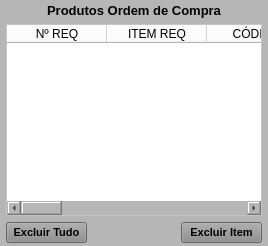
     <widget class="QWidget" name="widget_Cor3" native="true">
      <property name="minimumSize">
       <size>
        <width>0</width>
        <height>0</height>
       </size>
      </property>
      <property name="font">
       <font>
        <pointsize>8</pointsize>
       </font>
      </property>
      <property name="styleSheet">
       <string notr="true">background-color: rgb(182, 182, 182);</string>
      </property>
      <layout class="QVBoxLayout" name="verticalLayout_6" stretch="0,0,0">
       <property name="spacing">
        <number>6</number>
       </property>
       <property name="leftMargin">
        <number>6</number>
       </property>
       <property name="topMargin">
        <number>3</number>
       </property>
       <property name="rightMargin">
        <number>6</number>
       </property>
       <property name="bottomMargin">
        <number>3</number>
       </property>
       <item>
        <widget class="QLabel" name="label_9">
         <property name="maximumSize">
          <size>
           <width>16777215</width>
           <height>15</height>
          </size>
         </property>
         <property name="font">
          <font>
           <pointsize>10</pointsize>
           <weight>75</weight>
           <bold>true</bold>
          </font>
         </property>
         <property name="text">
          <string>Produtos Ordem de Compra</string>
         </property>
         <property name="alignment">
          <set>Qt::AlignCenter</set>
         </property>
        </widget>
       </item>
       <item>
        <widget class="QTableWidget" name="table_Produtos_OC">
         <property name="sizePolicy">
          <sizepolicy hsizetype="Preferred" vsizetype="Preferred">
           <horstretch>0</horstretch>
           <verstretch>0</verstretch>
          </sizepolicy>
         </property>
         <property name="font">
          <font>
           <pointsize>8</pointsize>
          </font>
         </property>
         <property name="styleSheet">
          <string notr="true">background-color: rgb(255, 255, 255);</string>
         </property>
         <column>
          <property name="text">
           <string>Nº REQ</string>
          </property>
         </column>
         <column>
          <property name="text">
           <string>ITEM REQ</string>
          </property>
         </column>
         <column>
          <property name="text">
           <string>CÓDIGO</string>
          </property>
         </column>
         <column>
          <property name="text">
           <string>DESCRIÇÃO</string>
          </property>
         </column>
         <column>
          <property name="text">
           <string>REFERÊNCIA</string>
          </property>
         </column>
         <column>
          <property name="text">
           <string>UM</string>
          </property>
         </column>
         <column>
          <property name="text">
           <string>QTDE</string>
          </property>
         </column>
         <column>
          <property name="text">
           <string>R$/UNID.</string>
          </property>
         </column>
         <column>
          <property name="text">
           <string>IPI</string>
          </property>
         </column>
         <column>
          <property name="text">
           <string>R$</string>
          </property>
         </column>
         <column>
          <property name="text">
           <string>ENTREGA</string>
          </property>
         </column>
        </widget>
       </item>
       <item>
        <widget class="QWidget" name="widget" native="true">
         <property name="font">
          <font>
           <pointsize>8</pointsize>
          </font>
         </property>
         <layout class="QHBoxLayout" name="horizontalLayout_8">
          <property name="leftMargin">
           <number>0</number>
          </property>
          <property name="topMargin">
           <number>0</number>
          </property>
          <property name="rightMargin">
           <number>0</number>
          </property>
          <property name="bottomMargin">
           <number>0</number>
          </property>
          <item>
           <widget class="QPushButton" name="btn_ExcluirTudo">
            <property name="sizePolicy">
             <sizepolicy hsizetype="Preferred" vsizetype="Preferred">
              <horstretch>0</horstretch>
              <verstretch>0</verstretch>
             </sizepolicy>
            </property>
            <property name="minimumSize">
             <size>
              <width>0</width>
              <height>0</height>
             </size>
            </property>
            <property name="maximumSize">
             <size>
              <width>90</width>
              <height>16777215</height>
             </size>
            </property>
            <property name="font">
             <font>
              <pointsize>8</pointsize>
              <weight>75</weight>
              <bold>true</bold>
             </font>
            </property>
            <property name="cursor">
             <cursorShape>PointingHandCursor</cursorShape>
            </property>
            <property name="layoutDirection">
             <enum>Qt::LeftToRight</enum>
            </property>
            <property name="autoFillBackground">
             <bool>false</bool>
            </property>
            <property name="styleSheet">
             <string notr="true">background-color: rgb(141, 141, 141);</string>
            </property>
            <property name="text">
             <string>Excluir Tudo</string>
            </property>
            <property name="checkable">
             <bool>false</bool>
            </property>
            <property name="autoDefault">
             <bool>false</bool>
            </property>
            <property name="default">
             <bool>false</bool>
            </property>
            <property name="flat">
             <bool>false</bool>
            </property>
           </widget>
          </item>
          <item>
           <widget class="QLabel" name="label_33">
            <property name="font">
             <font>
              <pointsize>8</pointsize>
             </font>
            </property>
            <property name="text">
             <string/>
            </property>
           </widget>
          </item>
          <item>
           <widget class="QPushButton" name="btn_ExcluirItem">
            <property name="sizePolicy">
             <sizepolicy hsizetype="Preferred" vsizetype="Preferred">
              <horstretch>0</horstretch>
              <verstretch>0</verstretch>
             </sizepolicy>
            </property>
            <property name="minimumSize">
             <size>
              <width>0</width>
              <height>0</height>
             </size>
            </property>
            <property name="maximumSize">
             <size>
              <width>90</width>
              <height>16777215</height>
             </size>
            </property>
            <property name="font">
             <font>
              <pointsize>8</pointsize>
              <weight>75</weight>
              <bold>true</bold>
             </font>
            </property>
            <property name="cursor">
             <cursorShape>PointingHandCursor</cursorShape>
            </property>
            <property name="layoutDirection">
             <enum>Qt::LeftToRight</enum>
            </property>
            <property name="autoFillBackground">
             <bool>false</bool>
            </property>
            <property name="styleSheet">
             <string notr="true">background-color: rgb(141, 141, 141);</string>
            </property>
            <property name="text">
             <string>Excluir Item</string>
            </property>
            <property name="checkable">
             <bool>false</bool>
            </property>
            <property name="autoDefault">
             <bool>false</bool>
            </property>
            <property name="default">
             <bool>false</bool>
            </property>
            <property name="flat">
             <bool>false</bool>
            </property>
           </widget>
          </item>
         </layout>
        </widget>
       </item>
      </layout>
     </widget>
